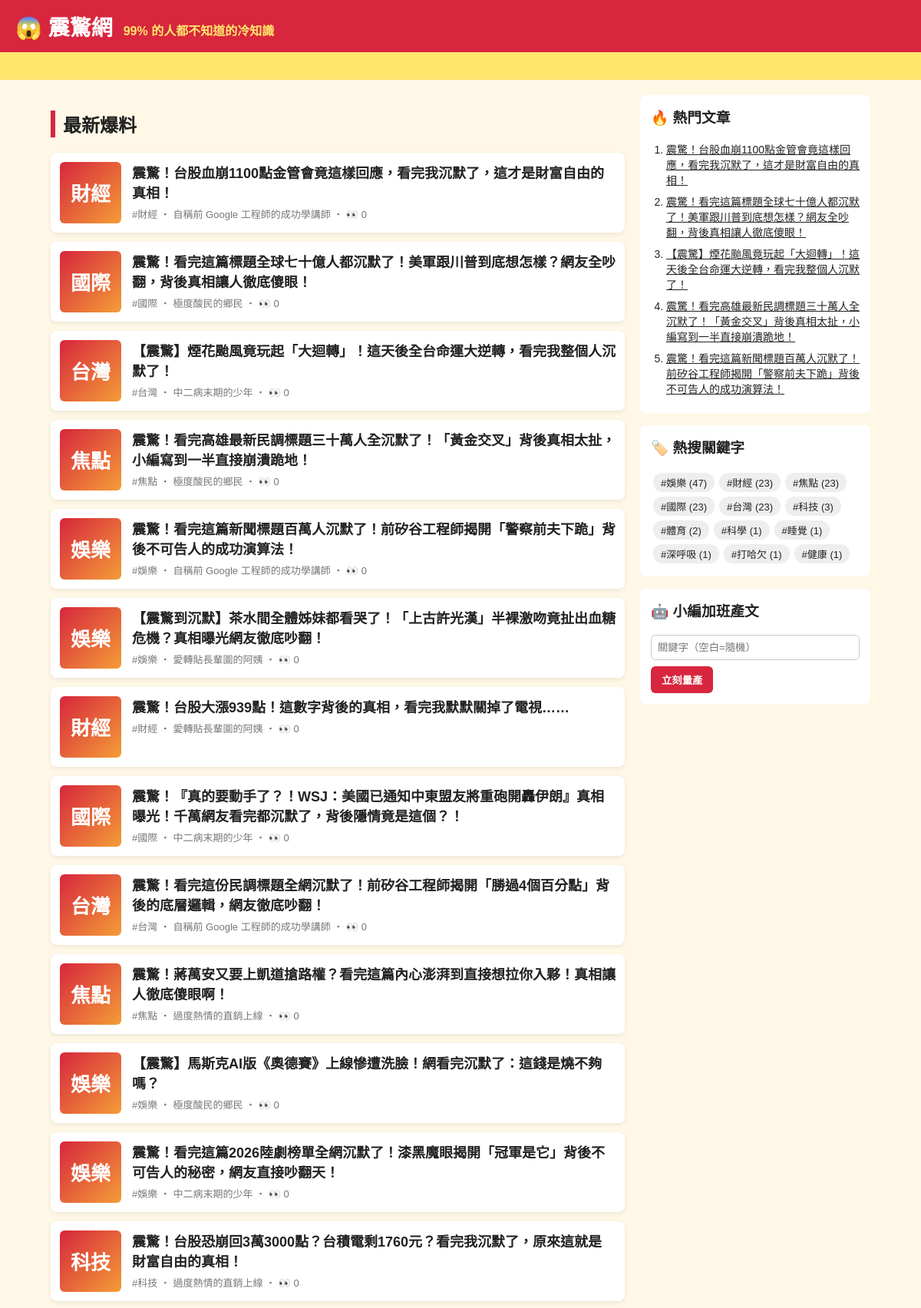
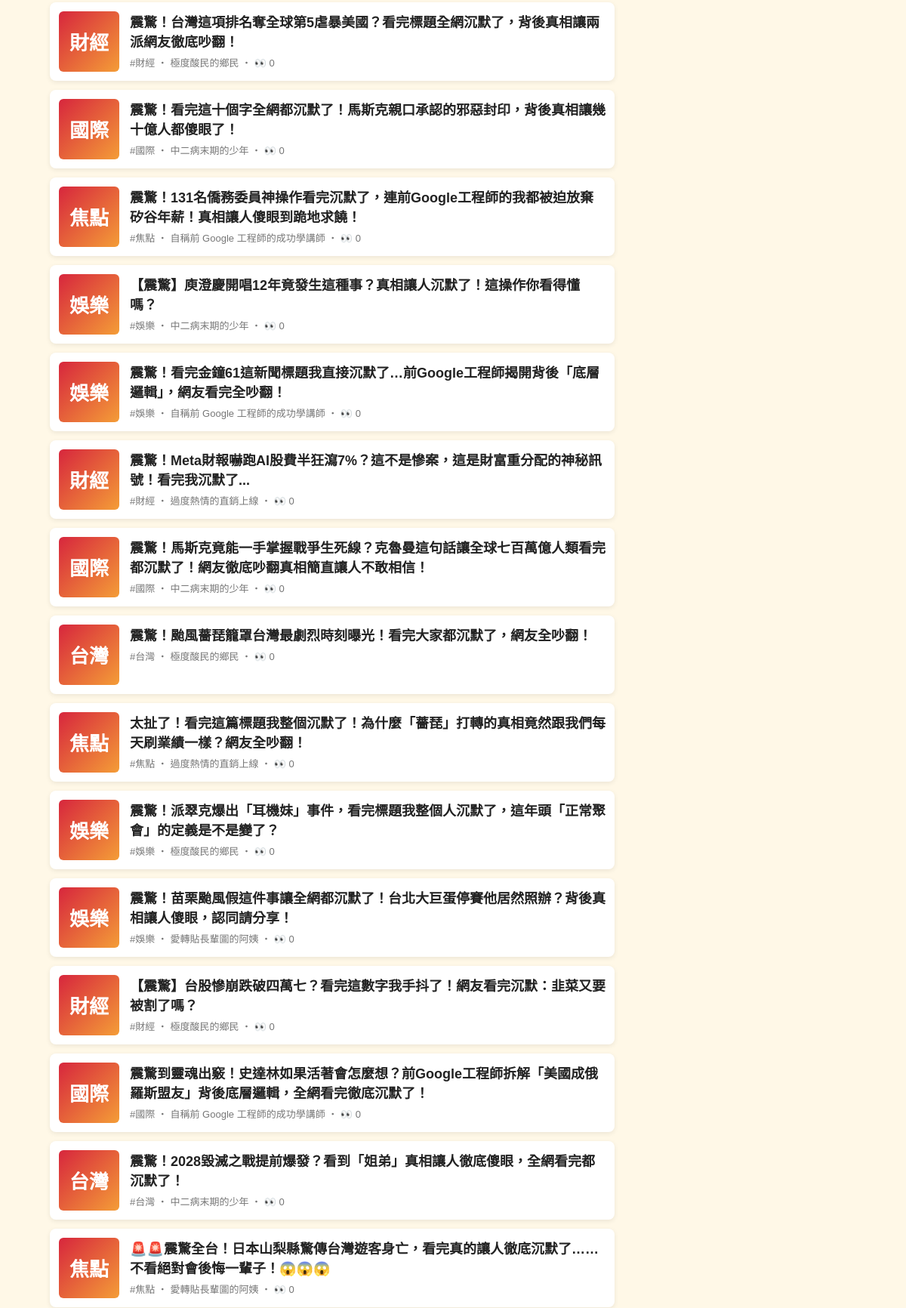
The page / (upper part) on the database its author committed (2 pictures, top to bottom).
### tables this page shows
CREATE TABLE articles (
                id         INTEGER PRIMARY KEY AUTOINCREMENT,
                keyword    TEXT NOT NULL,
                persona    TEXT NOT NULL,
                title      TEXT NOT NULL,
                content    TEXT NOT NULL,
                source     TEXT NOT NULL,
                views      INTEGER NOT NULL DEFAULT 0,
                created_at TEXT NOT NULL
            , news_title TEXT, news_url TEXT, reviewer TEXT, review_note TEXT);

### app.py (the view)
@app.route("/")
def index():
    return render_template("index.html", articles=db.list_articles(), heading="最新爆料")

### app.py (called while the page is built)
@app.context_processor
def sidebar():
    return {"hot": db.hot_articles(), "tags": db.keywords(), "static_site": app.config["STATIC_SITE"]}

### db.py (called while the page is built)
def connect():
    conn = sqlite3.connect(DB_PATH)
    conn.row_factory = sqlite3.Row
    return conn

def list_articles(limit=50, keyword=None):
    with connect() as conn:
        if keyword:
            return conn.execute(
                "SELECT * FROM articles WHERE keyword = ? ORDER BY id DESC LIMIT ?", (keyword, limit)
            ).fetchall()
        return conn.execute("SELECT * FROM articles ORDER BY id DESC LIMIT ?", (limit,)).fetchall()

def hot_articles(limit=5):
    with connect() as conn:
        return conn.execute("SELECT * FROM articles ORDER BY views DESC, id DESC LIMIT ?", (limit,)).fetchall()

def keywords():
    with connect() as conn:
        return conn.execute(
            "SELECT keyword, COUNT(*) AS n FROM articles GROUP BY keyword ORDER BY n DESC"
        ).fetchall()

### templates/index.html
{% extends "base.html" %}
{% block content %}
<h2 class="heading">{{ heading }}</h2>
{% for a in articles %}
  <a class="card" href="{{ url_for('article', article_id=a.id) }}">
    <div class="thumb">{{ a.keyword[:2] }}</div>
    <div>
      <h3>{{ a.title }}</h3>
      <p class="meta">#{{ a.keyword }} ‧ {{ a.persona }}{% if not static_site %} ‧ 👀 {{ a.views }}{% endif %}</p>
    </div>
  </a>
{% else %}
  <p class="empty">還沒有文章。執行 <code>python generator.py -n 5</code> 或用右邊按鈕開始量產。</p>
{% endfor %}
{% endblock %}

### templates/base.html (shortened to what this page needs)
<!doctype html>
<html lang="zh-Hant">
<head>
  <link rel="stylesheet" href="{{ url_for('static', filename='style.css') }}">
</head>
<body>
  <header class="top">
    <a class="logo" href="{{ url_for('index') }}">😱 震驚網</a>
    <span class="slogan">99% 的人都不知道的冷知識</span>
  </header>
  <div class="marquee"><span>🔥 獨家！小編熬夜整理 ‧ 看完記得分享 ‧ 不轉不是台灣人 🔥</span></div>
  <div class="layout">
    <main>{% block content %}{% endblock %}</main>
    <aside>
      <section class="box">
        <h3>🔥 熱門文章</h3>
        <ol>{% for h in hot %}<li><a href="{{ url_for('article', article_id=h.id) }}">{{ h.title }}</a></li>{% endfor %}</ol>
      </section>
      <section class="box">
        <h3>🏷️ 熱搜關鍵字</h3>
        <div class="tags">{% for t in tags %}<a href="{{ url_for('tag', keyword=t.keyword) }}">#{{ t.keyword }} ({{ t.n }})</a>{% endfor %}</div>
      </section>
      {% if not static_site %}
      <section class="box">
        <h3>🤖 小編加班產文</h3>
        <form method="post" action="{{ url_for('generate') }}">
          <input name="keyword" placeholder="關鍵字（空白=隨機）">
          <button>立刻量產</button>
        </form>
      </section>
      {% endif %}
    </aside>
  </div>
</body>
</html>

### static/style.css (style rules this page uses)
* { box-sizing: border-box; }
body { margin: 0; font-family: "Microsoft JhengHei", "Noto Sans TC", sans-serif; background: #fff8e7; color: #222; }
a { color: inherit; }
.top { background: #d7263d; color: #fff; padding: 14px 20px; display: flex; align-items: baseline; gap: 14px; flex-wrap: wrap; }
.logo { font-size: 28px; font-weight: 900; text-decoration: none; }
.slogan { color: #ffe66d; font-weight: bold; }
.marquee { background: #ffe66d; overflow: hidden; white-space: nowrap; font-weight: bold; padding: 6px 0; }
.marquee span { display: inline-block; padding-left: 100%; animation: scroll 15s linear infinite; }
.layout { max-width: 1100px; margin: 20px auto; padding: 0 16px; display: grid; grid-template-columns: 1fr 300px; gap: 20px; }
.heading { border-left: 6px solid #d7263d; padding-left: 10px; }
.card { display: flex; gap: 14px; background: #fff; border-radius: 8px; padding: 12px; margin-bottom: 12px; text-decoration: none; box-shadow: 0 2px 6px rgba(0,0,0,.08); }
.card h3 { margin: 0 0 6px; font-size: 18px; }
.thumb { flex: 0 0 80px; height: 80px; border-radius: 6px; background: linear-gradient(135deg, #d7263d, #f49d37); color: #fff; font-size: 26px; font-weight: 900; display: grid; place-items: center; }
.meta { color: #777; font-size: 13px; margin: 0; }
.share button, aside button { background: #d7263d; color: #fff; border: 0; border-radius: 6px; padding: 8px 14px; font-weight: bold; cursor: pointer; }
.box { background: #fff; border-radius: 8px; padding: 14px; margin-bottom: 16px; }
.box h3 { margin-top: 0; }
.box ol { padding-left: 20px; margin: 0; }
.box li { margin-bottom: 8px; font-size: 14px; }
.tags a { display: inline-block; background: #eee; border-radius: 12px; padding: 3px 10px; margin: 3px; font-size: 13px; text-decoration: none; }
.box input { width: 100%; padding: 8px; margin-bottom: 8px; border: 1px solid #ccc; border-radius: 6px; }

### rows shown on the page
articles: keyword "財經", title "震驚！台股血崩1100點金管會竟這樣回應，看完我沉默了，這才是財富自由的真相！", persona "自稱前 Google 工程師的成功學講師", views "0"
articles: keyword "國際", title "震驚！看完這篇標題全球七十億人都沉默了！美軍跟川普到底想怎樣？網友全吵翻，背後真相讓人徹底傻眼！", persona "極度酸民的鄉民", views "0"
articles: keyword "台灣", title "【震驚】煙花颱風竟玩起「大迴轉」！這天後全台命運大逆轉，看完我整個人沉默了！", persona "中二病末期的少年", views "0"
articles: keyword "焦點", title "震驚！看完高雄最新民調標題三十萬人全沉默了！「黃金交叉」背後真相太扯，小編寫到一半直接崩潰跪地！", persona "極度酸民的鄉民", views "0"
articles: keyword "娛樂", title "震驚！看完這篇新聞標題百萬人沉默了！前矽谷工程師揭開「警察前夫下跪」背後不可告人的成功演算法！", persona "自稱前 Google 工程師的成功學講師", views "0"
articles: keyword "娛樂", title "【震驚到沉默】茶水間全體姊妹都看哭了！「上古許光漢」半裸激吻竟扯出血糖危機？真相曝光網友徹底吵翻！", persona "愛轉貼長輩圖的阿姨", views "0"
articles: keyword "財經", title "震驚！台股大漲939點！這數字背後的真相，看完我默默關掉了電視……", persona "愛轉貼長輩圖的阿姨", views "0"
articles: keyword "國際", title "震驚！『真的要動手了？！WSJ：美國已通知中東盟友將重砲開轟伊朗』真相曝光！千萬網友看完都沉默了，背後隱情竟是這個？！", persona "中二病末期的少年", views "0"
articles: keyword "台灣", title "震驚！看完這份民調標題全網沉默了！前矽谷工程師揭開「勝過4個百分點」背後的底層邏輯，網友徹底吵翻！", persona "自稱前 Google 工程師的成功學講師", views "0"
articles: keyword "焦點", title "震驚！蔣萬安又要上凱道搶路權？看完這篇內心澎湃到直接想拉你入夥！真相讓人徹底傻眼啊！", persona "過度熱情的直銷上線", views "0"
articles: keyword "娛樂", title "【震驚】馬斯克AI版《奧德賽》上線慘遭洗臉！網看完沉默了：這錢是燒不夠嗎？", persona "極度酸民的鄉民", views "0"
articles: keyword "娛樂", title "震驚！看完這篇2026陸劇榜單全網沉默了！漆黑魔眼揭開「冠軍是它」背後不可告人的秘密，網友直接吵翻天！", persona "中二病末期的少年", views "0"
articles: keyword "科技", title "震驚！台股恐崩回3萬3000點？台積電剩1760元？看完我沉默了，原來這就是財富自由的真相！", persona "過度熱情的直銷上線", views "0"
articles: keyword "財經", title "震驚！台灣這項排名奪全球第5虐暴美國？看完標題全網沉默了，背後真相讓兩派網友徹底吵翻！", persona "極度酸民的鄉民", views "0"
articles: keyword "國際", title "震驚！看完這十個字全網都沉默了！馬斯克親口承認的邪惡封印，背後真相讓幾十億人都傻眼了！", persona "中二病末期的少年", views "0"
articles: keyword "焦點", title "震驚！131名僑務委員神操作看完沉默了，連前Google工程師的我都被迫放棄矽谷年薪！真相讓人傻眼到跪地求饒！", persona "自稱前 Google 工程師的成功學講師", views "0"
articles: keyword "娛樂", title "【震驚】庾澄慶開唱12年竟發生這種事？真相讓人沉默了！這操作你看得懂嗎？", persona "中二病末期的少年", views "0"
articles: keyword "娛樂", title "震驚！看完金鐘61這新聞標題我直接沉默了…前Google工程師揭開背後「底層邏輯」，網友看完全吵翻！", persona "自稱前 Google 工程師的成功學講師", views "0"
articles: keyword "財經", title "震驚！Meta財報嚇跑AI股費半狂瀉7%？這不是慘案，這是財富重分配的神秘訊號！看完我沉默了...", persona "過度熱情的直銷上線", views "0"
articles: keyword "國際", title "震驚！馬斯克竟能一手掌握戰爭生死線？克魯曼這句話讓全球七百萬億人類看完都沉默了！網友徹底吵翻真相簡直讓人不敢相信！", persona "中二病末期的少年", views "0"
articles: keyword "台灣", title "震驚！颱風薔琵籠罩台灣最劇烈時刻曝光！看完大家都沉默了，網友全吵翻！", persona "極度酸民的鄉民", views "0"
articles: keyword "焦點", title "太扯了！看完這篇標題我整個沉默了！為什麼「薔琵」打轉的真相竟然跟我們每天刷業績一樣？網友全吵翻！", persona "過度熱情的直銷上線", views "0"
articles: keyword "娛樂", title "震驚！派翠克爆出「耳機妹」事件，看完標題我整個人沉默了，這年頭「正常聚會」的定義是不是變了？", persona "極度酸民的鄉民", views "0"
articles: keyword "娛樂", title "震驚！苗栗颱風假這件事讓全網都沉默了！台北大巨蛋停賽他居然照辦？背後真相讓人傻眼，認同請分享！", persona "愛轉貼長輩圖的阿姨", views "0"
articles: keyword "財經", title "【震驚】台股慘崩跌破四萬七？看完這數字我手抖了！網友看完沉默：韭菜又要被割了嗎？", persona "極度酸民的鄉民", views "0"
articles: keyword "國際", title "震驚到靈魂出竅！史達林如果活著會怎麼想？前Google工程師拆解「美國成俄羅斯盟友」背後底層邏輯，全網看完徹底沉默了！", persona "自稱前 Google 工程師的成功學講師", views "0"
articles: keyword "台灣", title "震驚！2028毀滅之戰提前爆發？看到「姐弟」真相讓人徹底傻眼，全網看完都沉默了！", persona "中二病末期的少年", views "0"
articles: keyword "焦點", title "🚨🚨震驚全台！日本山梨縣驚傳台灣遊客身亡，看完真的讓人徹底沉默了……不看絕對會後悔一輩子！😱😱😱", persona "愛轉貼長輩圖的阿姨", views "0"

### other values the page prints
{{ heading }} "最新爆料"
{{ t.keyword }} "娛樂" "財經" "焦點" "國際" "台灣" "科技" "體育" "科學" "睡覺" "深呼吸" "打哈欠" "健康"
{{ t.n }} "47" "23" "23" "23" "23" "3" "2" "1" "1" "1" "1" "1"
